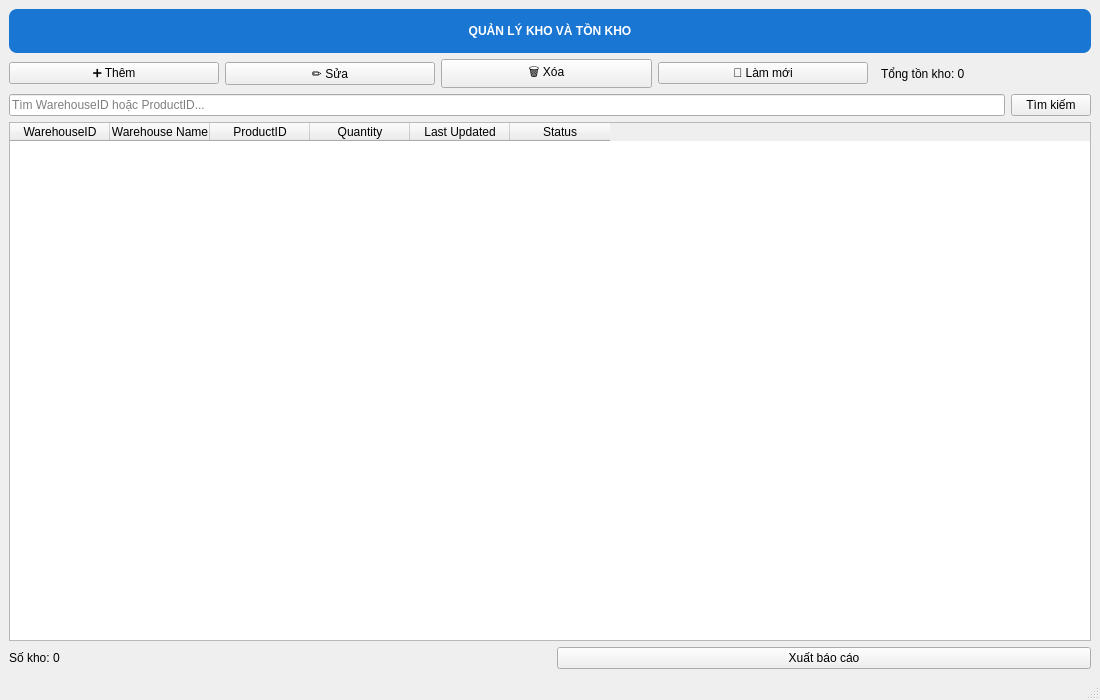
<?xml version="1.0" encoding="UTF-8"?>
<ui version="4.0">
 <class>InventoryWindow</class>
 <widget class="QMainWindow" name="InventoryWindow">
  <property name="geometry">
   <rect>
    <x>0</x>
    <y>0</y>
    <width>1100</width>
    <height>700</height>
   </rect>
  </property>
  <property name="windowTitle">
   <string>Quản lý Kho &amp; Tồn kho</string>
  </property>

  <widget class="QWidget" name="centralwidget">

   <layout class="QVBoxLayout" name="verticalLayout">

    <!-- TITLE -->

    <item>
     <widget class="QLabel" name="lblTitle">
      <property name="text">
       <string>QUẢN LÝ KHO VÀ TỒN KHO</string>
      </property>
      <property name="alignment">
       <set>Qt::AlignCenter</set>
      </property>
      <property name="styleSheet">
       <string>
font: 18pt "Arial";
font-weight:bold;
color:white;
background:#1976D2;
padding:15px;
border-radius:8px;
       </string>
      </property>
     </widget>
    </item>

    <!-- CRUD -->

    <item>
     <layout class="QHBoxLayout" name="buttonLayout">

      <item>
       <widget class="QPushButton" name="btnAdd">
        <property name="text">
         <string>➕ Thêm</string>
        </property>
       </widget>
      </item>

      <item>
       <widget class="QPushButton" name="btnUpdate">
        <property name="text">
         <string>✏️ Sửa</string>
        </property>
       </widget>
      </item>

      <item>
       <widget class="QPushButton" name="btnDelete">
        <property name="text">
         <string>🗑 Xóa</string>
        </property>
       </widget>
      </item>

      <item>
       <widget class="QPushButton" name="btnRefresh">
        <property name="text">
         <string>🔄 Làm mới</string>
        </property>
       </widget>
      </item>

      <item>
       <spacer name="horizontalSpacer">
        <property name="orientation">
         <enum>Qt::Horizontal</enum>
        </property>
       </spacer>
      </item>

      <item>
       <widget class="QLabel" name="lblTotal">
        <property name="text">
         <string>Tổng tồn kho: 0</string>
        </property>
       </widget>
      </item>

     </layout>
    </item>

    <!-- SEARCH -->

    <item>
     <layout class="QHBoxLayout">

      <item>
       <widget class="QLineEdit" name="txtSearch">
        <property name="placeholderText">
         <string>Tìm WarehouseID hoặc ProductID...</string>
        </property>
       </widget>
      </item>

      <item>
       <widget class="QPushButton" name="btnSearch">
        <property name="text">
         <string>Tìm kiếm</string>
        </property>
       </widget>
      </item>

     </layout>
    </item>

    <!-- TABLE -->

    <item>
     <widget class="QTableWidget" name="tableInventory">
      <column>
       <property name="text">
        <string>WarehouseID</string>
       </property>
      </column>

      <column>
       <property name="text">
        <string>Warehouse Name</string>
       </property>
      </column>

      <column>
       <property name="text">
        <string>ProductID</string>
       </property>
      </column>

      <column>
       <property name="text">
        <string>Quantity</string>
       </property>
      </column>

      <column>
       <property name="text">
        <string>Last Updated</string>
       </property>
      </column>

      <column>
       <property name="text">
        <string>Status</string>
       </property>
      </column>

     </widget>
    </item>

    <!-- FOOTER -->

    <item>
     <layout class="QHBoxLayout">

      <item>
       <widget class="QLabel" name="lblWarehouse">
        <property name="text">
         <string>Số kho: 0</string>
        </property>
       </widget>
      </item>

      <item>
       <spacer name="horizontalSpacer2">
        <property name="orientation">
         <enum>Qt::Horizontal</enum>
        </property>
       </spacer>
      </item>

      <item>
       <widget class="QPushButton" name="btnExport">
        <property name="text">
         <string>Xuất báo cáo</string>
        </property>
       </widget>
      </item>

     </layout>
    </item>

   </layout>

  </widget>

  <widget class="QMenuBar" name="menubar"/>
  <widget class="QStatusBar" name="statusbar"/>

 </widget>
 <resources/>
 <connections/>
</ui>
